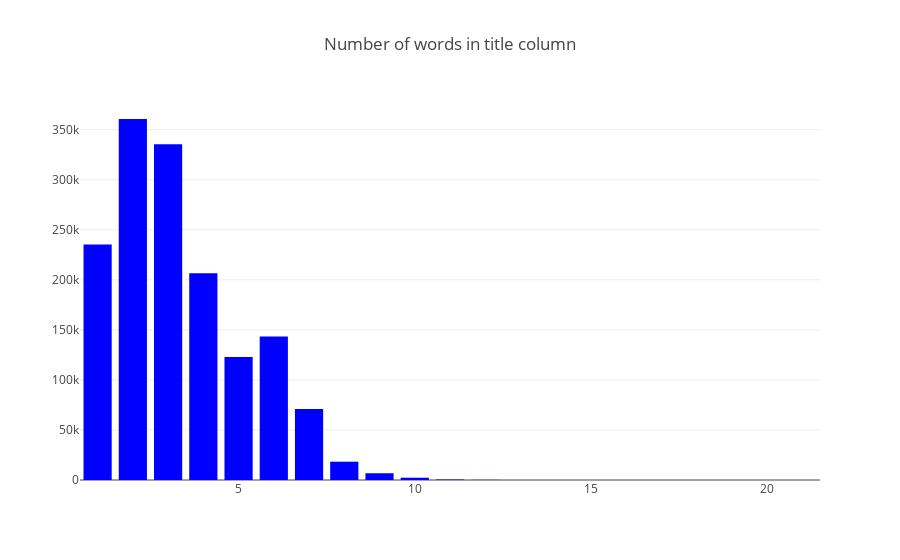

The cell this chart's notebook holds for it:
### Markdown cell above
共通のタイトルは64k，

タイトル欄にある単語の数を調べる

### Code cell
train_df["title_nwords"] = train_df["title"].apply(lambda x: len(x.split()))
test_df["title_nwords"] = test_df["title"].apply(lambda x: len(x.split()))

cnt_srs = train_df['title_nwords'].value_counts()

trace = go.Bar(
    x=cnt_srs.index,
    y=cnt_srs.values,
    marker=dict(
        color="blue",
        #colorscale = 'Blues',
        reversescale = True
    ),
)

layout = go.Layout(
    title='Number of words in title column'
)

data = [trace]
fig = go.Figure(data=data, layout=layout)
py.iplot(fig, filename="title_nwords")

### Figure 1 — Plotly figure (JSON) as saved in the notebook; plotly's stock layout.template omitted (floating-point values rounded to 4 significant figures)
{"data": [{"marker": {"color": "blue", "reversescale": true}, "type": "bar", "x": [2, 3, 1, 4, 6, 5, 7, 8, 9, 10, 11, 12, 13, 14, 16, 15, 21], "y": [360736, 335489, 235219, 206671, 143321, 122982, 70964, 18283, 6752, 2283, 517, 170, 27, 7, 1, 1, 1]}], "layout": {"title": "Number of words in title column"}}
